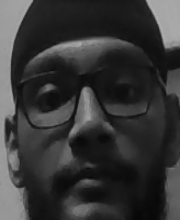
#> input picture datasets/Jaskirat/12.png, 180 x 220 px, given in place of 1.png, which was not available
$ python train.py
#> lines starting #> are read from the running program, lines starting #| are printed output that depends on the picture; after the words box and inside, x2 and y2 are one past the last pixel; in counts of white or black regions, pixels touching at a corner belong together; pictures that were not available may be replaced by others from this repository, and a replacement may not be noted
### neural_network.py
import numpy as np
import scipy.special


class neural_network:

    def __init__(self,input_nodes,hidden_nodes,output_nodes,learning_rate):

        self.inodes = input_nodes
        self.hnodes = hidden_nodes
        self.onodes = output_nodes

        self.lr = learning_rate

        self.wih = np.random.randn(self.hnodes, self.inodes)
        self.who = np.random.randn(self.onodes, self.hnodes)

        self.activation_function = lambda x: scipy.special.expit(x)

    # [10 lines left out: function query, not called in this run]

    def train(self,input,target):
        inputs = np.array(input,ndmin=2).T
        targets = np.array(target,ndmin=2).T

        hidden_inputs = np.dot(self.wih,inputs)
        hidden_output = self.activation_function(hidden_inputs)

        final_input = np.dot(self.who,hidden_output)
        final_output = self.activation_function(final_input)

        error = targets-final_output

        hidden_error = np.dot(self.who.T,error)

        self.who += self.lr*(np.dot(error*final_output*(1-final_output),np.transpose(hidden_output)))
        self.wih += self.lr*(np.dot(hidden_error*hidden_output*(1-hidden_output),np.transpose(inputs)))

    # [10 lines left out: function rev_query, not called in this run]

### train.py
from neural_network import neural_network
import cv2
import numpy as np
from PIL import Image

model = neural_network(784, 100, 100, 0.2)

name = "Jaskirat"
haar_file = 'haarcascade_frontalface_default.xml'


result = np.zeros((1,100))
result[-1] = 1

for i in range(1,501):

    data = cv2.imread(r"datasets/Jaskirat/{}.png".format(i))
#> data is the input picture: shape (220, 180, 3); min 7, max 178, mean 54.3
    data = data[:,:,0]
#> data: shape (220, 180)

    data = cv2.resize(data, dsize=(28,28))
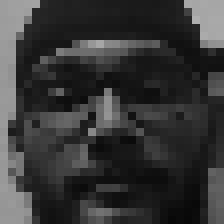
#> data: shape (28, 28) (shown 8 times larger); min 8, max 175, mean 54.2
    data = data.flatten()
#> data = 784 values, max 175 at index 80, min 8 at index 777, mean 54.23

    model.train(data, result)
#> in train, `inputs = np.array(input,ndmin=2).T`: inputs has the same summary as data outside train
#> in train, `hidden_inputs = np.dot(self.wih,inputs)`: hidden_inputs = 100 values, max 4078.1 at index 56, min -3854.3 at index 69, mean 21.08
#> in train, `hidden_inputs = np.dot(self.wih,inputs)`:
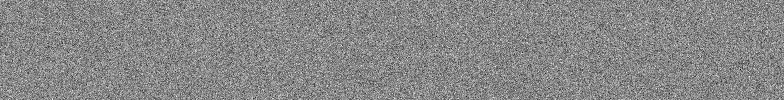
#> self.wih: shape (100, 784) float64; min -4.85, max 4.24, mean -0.00273; drawn with min black and max white
#> in train, `hidden_output = self.activation_function(hidden_inputs)`: hidden_output = 100 values, max 1 at index 1, min 0 at index 0, mean 0.49
#> in train, `final_input = np.dot(self.who,hidden_output)`: final_input = 100 values, max 21.48 at index 10, min -22.21 at index 19, mean 1.82
#> in train, `final_input = np.dot(self.who,hidden_output)`:
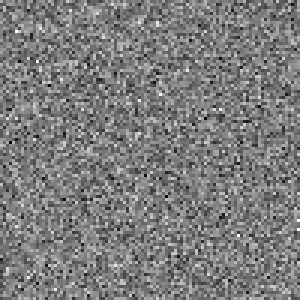
#> self.who: shape (100, 100) float64 (shown 3 times larger); min -3.59, max 3.77, mean 0.0177; drawn with min black and max white
#> in train, `final_output = self.activation_function(final_input)`: final_output = 100 values, max 1 at index 10, min 2.27e-10 at index 19, mean 0.587
#> in train, `error = targets-final_output`: error = 100 values, max 1 at index 19, min 4.72e-10 at index 10, mean 0.413
#> in train, `hidden_error = np.dot(self.who.T,error)`: hidden_error = 100 values, max 20.2 at index 13, min -20.65 at index 73, mean -1.84
#> in train, `self.wih += self.lr*(np.dot(hidden_error*hidden_output*(1-hidden_outpu..`: self.wih: shape (100, 784) float64; 3.99% of pixels changed, all inside (x1, y1, x2, y2) = (0, 2, 784, 93)
#> pass 2 of the loop `for i in range(1,501):`:
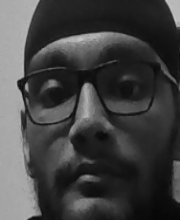
#> input picture datasets/Jaskirat/121.png, 180 x 220 px, given in place of 2.png, which was not available
#> data is the input picture: shape (220, 180, 3); min 6, max 197, mean 66
#> `data = data.flatten()`: data = 784 values, max 187 at index 83, min 8 at index 780, mean 66.23
#> inputs has the same summary as data outside train
#> hidden_inputs = 100 values, max 4446 at index 65, min -6857.6 at index 43, mean -184.5
#> hidden_output = 100 values, max 1 at index 1, min 0 at index 0, mean 0.47
#> final_input = 100 values, max 17.58 at index 10, min -16.02 at index 46, mean 1.84
#> final_output = 100 values, max 1 at index 10, min 1.1e-07 at index 46, mean 0.596
#> error = 100 values, max 1 at index 46, min 2.31e-08 at index 10, mean 0.404
#> hidden_error = 100 values, max 10.63 at index 13, min -18.83 at index 73, mean -1.52
#> in train (call 2), `self.who += self.lr*(np.dot(error*final_output*(1-final_output),np.tra..`:
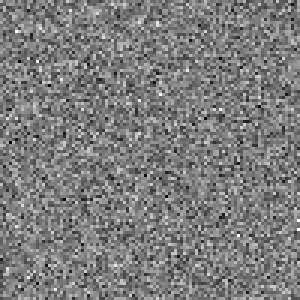
#> self.who: shape (100, 100) float64 (shown 3 times larger); min -3.59, max 3.77, mean 0.0218; drawn with min black and max white
#> in train (call 2), `self.wih += self.lr*(np.dot(hidden_error*hidden_output*(1-hidden_outpu..`:
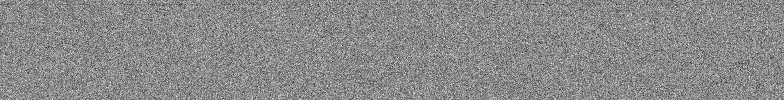
#> self.wih: shape (100, 784) float64; min -5.05, max 4.24, mean -0.00801; drawn with min black and max white
#> (the run stopped early here; a loop or call above may not have finished)
